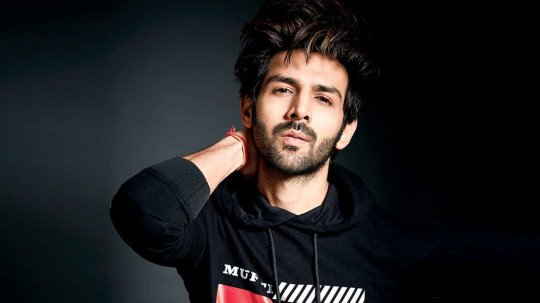
#> input picture Tinder/imageskartik.jpg, 540 x 303 px
$ python -i app.py   (imports and definitions only)   (older library calls are emulated)
#> lines starting #> are read from the running program, lines starting #| are printed output that depends on the picture
### Tinder/dbhelper.py
import mysql.connector

class DBHelper:

    def __init__(self):

        # connect to the database
        try:
            self.conn = mysql.connector.connect(host="localhost",user="root",password="",database="tinder")
            self.mycursor=self.conn.cursor()
            print("Database connection successful")
        except:
            print("Not connected")

    # [105 lines left out: functions checkLogin, loadOwnData, performRegistration, fetchOtherUsersData, propose, relationshipExists and 4 more, not called in this run]

### Tinder/app.py
from tkinter import *
from dbhelper import DBHelper
from tkinter import messagebox
from PIL import Image,ImageTk
from tkinter import filedialog
import shutil, os


class Tinder():

    def __init__(self):

        self.db = DBHelper()
        self.constructGUI()


    def constructGUI(self):

        self.root = Tk()

        self.root.title("Tinder")

        self.root.minsize(350, 550)
        self.root.maxsize(650, 850)

        self.root.configure(background="#E7497C")

        self.loadLoginGUI()

        self.root.mainloop()

    def loadLoginGUI(self):

        self.clear()

        self.title = Label(self.root, text="Tinder", bg="#E7497C", fg="#fff")
        self.title.configure(font=("Sans serif", 30, "italic"))
        self.title.pack(pady=(30, 30))

        self.title2 = Label(self.root, text="Kindly Login to proceed", bg="#E7497C", fg="#fff")
        self.title2.configure(font=("Sans serif", 18, "bold"))
        self.title2.pack(pady=(5, 20))

        self.frame1 = Frame(self.root)
        self.frame1.pack(pady=(5, 15))

        self.emailLabel = Label(self.frame1, text="Enter Email", bg="#E7497C", fg="#fff")
        self.emailLabel.configure(font=("Times", 14))
        self.emailLabel.pack(side=LEFT)

        self.emailInput = Entry(self.frame1)
        self.emailInput.pack(side=RIGHT, ipady=5, ipadx=20)

        self.frame2 = Frame(self.root)
        self.frame2.pack(pady=(5, 15))

        self.passwordLabel = Label(self.frame2, text="Enter Password", bg="#E7497C", fg="#fff")
        self.passwordLabel.configure(font=("Times", 14))
        self.passwordLabel.pack(side=LEFT)

        self.passwordInput = Entry(self.frame2)
        self.passwordInput.pack(side=RIGHT, ipady=5, ipadx=20)

        self.login = Button(self.root, text="Login", bg="#fff", fg="#000", width=20, height=2,
                            command=lambda: self.doLogin())
        self.login.pack(pady=(10, 15))

        self.title3 = Label(self.root, text="Not a member yet? Sign Up now", bg="#E7497C", fg="#fff")
        self.title3.pack(pady=(5, 10))

        self.register = Button(self.root, text="Sign Up", bg="#fff", fg="#000", command=lambda: self.loadRegisterGUI())
        self.register.pack()

    # [100 lines left out: functions loadRegisterGUI, doRegister, doLogin, not called in this run]

    def loadUserProfile(self, data):

        self.userProfileGUI(data)


    def clear(self):

        for i in self.root.pack_slaves():
            i.destroy()

    def headerMenu(self):

        menu = Menu(self.root)
        self.root.config(menu=menu)

        filemenu = Menu(menu)
        menu.add_cascade(label="Home", menu=filemenu)
        filemenu.add_command(label="My Profile",command=lambda:self.loadOwnProfile())
        filemenu.add_command(label="Edit Profile", command=lambda: self.loadEditProfileGUI())
        filemenu.add_command(label="View Profile", command=lambda: self.fetchOtherUsers())
        filemenu.add_command(label="LogOut", command=lambda: self.logout())

        helpmenu = Menu(menu)
        menu.add_cascade(label="Proposals", menu=helpmenu)
        helpmenu.add_command(label="My Proposals", command=lambda:self.showProposals())
        helpmenu.add_command(label="My Requests", command=lambda:self.showRequests())
        helpmenu.add_command(label="My Matches", command=lambda:self.showMatches())

    # [39 lines left out: functions loadOwnProfile, loadEditProfileGUI, not called in this run]

    def uploadFile(self):
        self.pathname = filedialog.askopenfilename(initialdir="/images", title="Something")
        self.filename['text']=self.pathname

    # [51 lines left out: functions editProfile, showMatches, showRequests, showProposals, not called in this run]


    def userProfileGUI(self, data, mode=1, index=0):

        self.clear()

        self.headerMenu()

        # Image (For later)

        imageUrl = "images/{}".format(data[index][-1])

        load = Image.open(imageUrl)
        load = load.resize((200, 200), Image.ANTIALIAS)
        render = ImageTk.PhotoImage(load)

        img = Label(image=render)
        img.image = render
        img.pack()

        # 1. Name
        self.nameLabel = Label(self.root, text=data[index][1], bg="#E7497C", fg="#fff")
        self.nameLabel.configure(font=("Times", 20))
        self.nameLabel.pack(pady=(30, 15))

        self.frame = Frame(self.root)
        self.frame.pack(pady=(2, 20))
        # 2. Age
        self.ageLabel = Label(self.frame, text=str(data[index][4]) + " years old", bg="#E7497C", fg="#fff")
        self.ageLabel.configure(font=("Times", 20))
        self.ageLabel.pack(side=LEFT)
        # 3. Gender
        self.genderLabel = Label(self.frame, text=data[index][5], bg="#E7497C", fg="#fff")
        self.genderLabel.configure(font=("Times", 20))
        self.genderLabel.pack(side=LEFT)
        # 4. City
        self.locationLabel = Label(self.frame, text=" from " + data[0][6], bg="#E7497C", fg="#fff")
        self.locationLabel.configure(font=("Times", 20))
        self.locationLabel.pack(side=LEFT)

        if mode==2:
            self.frame2 = Frame(self.root)
            self.frame2.pack(pady=(20, 20))

            self.previous = Button(self.frame2, text="Previous", command=lambda:self.viewOtherUsers(data,index,invoker=2,mode=2))
            self.previous.pack(side=LEFT)

            self.propose = Button(self.frame2, text="Propose",command=lambda:self.proposeUser(data[index][0]))
            self.propose.pack(side=LEFT)

            self.next = Button(self.frame2, text="Next", command=lambda: self.viewOtherUsers(data,index,invoker=1,mode=2))
            self.next.pack(side=LEFT)

        if mode==3:
            self.frame2 = Frame(self.root)
            self.frame2.pack(pady=(20, 20))

            self.previous = Button(self.frame2, text="Previous",command=lambda: self.viewOtherUsers(data, index, invoker=2,mode=3))
            self.previous.pack(side=LEFT)

            self.next = Button(self.frame2, text="Next", command=lambda: self.viewOtherUsers(data, index, invoker=1,mode=3))
            self.next.pack(side=LEFT)


        # Edit Profile

    # [46 lines left out: functions proposeUser, logout, fetchOtherUsers, viewOtherUsers, not called in this run]

obj = Tinder()

>>> import cv2
>>> picture = cv2.imread('imageskartik.jpg', cv2.IMREAD_GRAYSCALE)
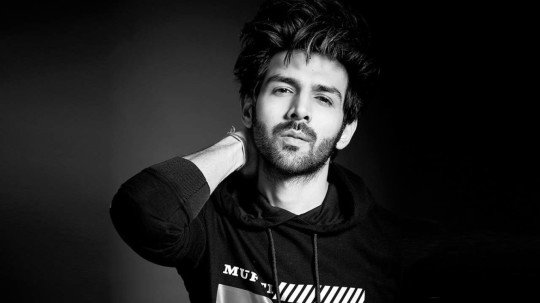
#> picture: shape (303, 540); min 0, max 255, mean 31.2
>>> result = Tinder().loadUserProfile(picture)
#> in userProfileGUI, `imageUrl = "images/{}".format(data[index][-1])`: imageUrl = 'images/0'
#> (the run stopped early here; a loop or call above may not have finished)
